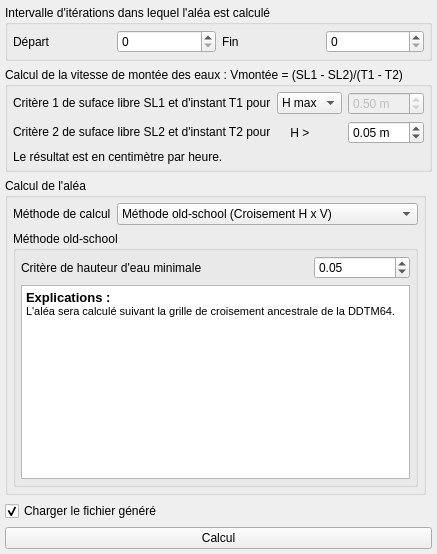
<?xml version="1.0" encoding="UTF-8"?>
<ui version="4.0">
 <class>Export_Alea</class>
 <widget class="QWidget" name="Export_Alea">
  <property name="geometry">
   <rect>
    <x>0</x>
    <y>0</y>
    <width>420</width>
    <height>550</height>
   </rect>
  </property>
  <property name="sizePolicy">
   <sizepolicy hsizetype="Minimum" vsizetype="Minimum">
    <horstretch>0</horstretch>
    <verstretch>0</verstretch>
   </sizepolicy>
  </property>
  <property name="maximumSize">
   <size>
    <width>16777215</width>
    <height>600</height>
   </size>
  </property>
  <property name="windowTitle">
   <string>Form</string>
  </property>
  <layout class="QGridLayout" name="gridLayout">
   <property name="leftMargin">
    <number>5</number>
   </property>
   <property name="topMargin">
    <number>5</number>
   </property>
   <property name="rightMargin">
    <number>5</number>
   </property>
   <property name="bottomMargin">
    <number>5</number>
   </property>
   <item row="5" column="0" colspan="2">
    <widget class="QPushButton" name="pushButton_alea_compute">
     <property name="text">
      <string>Calcul</string>
     </property>
     <property name="icon">
      <iconset>
       <normaloff>:/plugins/PostTelemac/icons/Play_48x48.png</normaloff>:/plugins/PostTelemac/icons/Play_48x48.png</iconset>
     </property>
    </widget>
   </item>
   <item row="4" column="0">
    <widget class="QCheckBox" name="checkBox_alea_loadSLF">
     <property name="enabled">
      <bool>true</bool>
     </property>
     <property name="text">
      <string>Charger le fichier généré</string>
     </property>
     <property name="checked">
      <bool>true</bool>
     </property>
    </widget>
   </item>
   <item row="0" column="0" colspan="2">
    <widget class="QGroupBox" name="groupBox_6">
     <property name="sizePolicy">
      <sizepolicy hsizetype="Preferred" vsizetype="Fixed">
       <horstretch>0</horstretch>
       <verstretch>0</verstretch>
      </sizepolicy>
     </property>
     <property name="title">
      <string>Intervalle d'itérations dans lequel l'aléa est calculé</string>
     </property>
     <layout class="QHBoxLayout" name="horizontalLayout_10">
      <property name="leftMargin">
       <number>5</number>
      </property>
      <property name="topMargin">
       <number>5</number>
      </property>
      <property name="rightMargin">
       <number>5</number>
      </property>
      <property name="bottomMargin">
       <number>5</number>
      </property>
      <item>
       <widget class="QLabel" name="label_34">
        <property name="text">
         <string>Départ</string>
        </property>
       </widget>
      </item>
      <item>
       <widget class="QSpinBox" name="spinBox_alea_start"/>
      </item>
      <item>
       <widget class="QLabel" name="label_35">
        <property name="sizePolicy">
         <sizepolicy hsizetype="Preferred" vsizetype="Minimum">
          <horstretch>0</horstretch>
          <verstretch>0</verstretch>
         </sizepolicy>
        </property>
        <property name="text">
         <string>Fin</string>
        </property>
       </widget>
      </item>
      <item>
       <widget class="QSpinBox" name="spinBox_alea_end"/>
      </item>
     </layout>
    </widget>
   </item>
   <item row="2" column="0">
    <widget class="QGroupBox" name="gridGroupBox">
     <property name="sizePolicy">
      <sizepolicy hsizetype="Minimum" vsizetype="Minimum">
       <horstretch>0</horstretch>
       <verstretch>0</verstretch>
      </sizepolicy>
     </property>
     <property name="title">
      <string>Calcul de l'aléa</string>
     </property>
     <layout class="QGridLayout" name="gridLayout_3">
      <property name="leftMargin">
       <number>5</number>
      </property>
      <property name="topMargin">
       <number>5</number>
      </property>
      <property name="rightMargin">
       <number>5</number>
      </property>
      <property name="bottomMargin">
       <number>5</number>
      </property>
      <item row="0" column="1">
       <widget class="QComboBox" name="comboBox_alea_calcul">
        <property name="sizePolicy">
         <sizepolicy hsizetype="MinimumExpanding" vsizetype="Fixed">
          <horstretch>0</horstretch>
          <verstretch>0</verstretch>
         </sizepolicy>
        </property>
        <item>
         <property name="text">
          <string>Méthode old-school (Croisement H x V)</string>
         </property>
        </item>
        <item>
         <property name="text">
          <string>Méthode pour les PPRI version décret 2019</string>
         </property>
        </item>
        <item>
         <property name="text">
          <string>Calcul des venues d'eau dangereuses pour EDD</string>
         </property>
        </item>
       </widget>
      </item>
      <item row="0" column="0">
       <widget class="QLabel" name="label_4">
        <property name="text">
         <string>Méthode de calcul</string>
        </property>
       </widget>
      </item>
      <item row="1" column="0" colspan="2">
       <layout class="QGridLayout" name="gridLayout_5">
        <item row="0" column="0">
         <widget class="QStackedWidget" name="stackedWidget">
          <property name="sizePolicy">
           <sizepolicy hsizetype="Minimum" vsizetype="Minimum">
            <horstretch>0</horstretch>
            <verstretch>0</verstretch>
           </sizepolicy>
          </property>
          <property name="currentIndex">
           <number>0</number>
          </property>
          <widget class="QWidget" name="page">
           <property name="sizePolicy">
            <sizepolicy hsizetype="Minimum" vsizetype="Minimum">
             <horstretch>0</horstretch>
             <verstretch>0</verstretch>
            </sizepolicy>
           </property>
           <layout class="QGridLayout" name="gridLayout_6">
            <property name="leftMargin">
             <number>0</number>
            </property>
            <property name="topMargin">
             <number>0</number>
            </property>
            <property name="rightMargin">
             <number>0</number>
            </property>
            <property name="bottomMargin">
             <number>0</number>
            </property>
            <item row="0" column="0">
             <widget class="QGroupBox" name="verticalGroupBox">
              <property name="sizePolicy">
               <sizepolicy hsizetype="Minimum" vsizetype="Minimum">
                <horstretch>0</horstretch>
                <verstretch>0</verstretch>
               </sizepolicy>
              </property>
              <property name="title">
               <string>Méthode old-school</string>
              </property>
              <layout class="QGridLayout" name="gridLayout_8" rowstretch="0,1" columnstretch="3,1">
               <property name="leftMargin">
                <number>5</number>
               </property>
               <property name="topMargin">
                <number>5</number>
               </property>
               <property name="rightMargin">
                <number>5</number>
               </property>
               <property name="bottomMargin">
                <number>5</number>
               </property>
               <item row="0" column="0">
                <widget class="QLabel" name="label_7">
                 <property name="sizePolicy">
                  <sizepolicy hsizetype="Preferred" vsizetype="Minimum">
                   <horstretch>0</horstretch>
                   <verstretch>0</verstretch>
                  </sizepolicy>
                 </property>
                 <property name="text">
                  <string>Critère de hauteur d'eau minimale</string>
                 </property>
                </widget>
               </item>
               <item row="0" column="1">
                <widget class="QDoubleSpinBox" name="doubleSpinBox_aleaclassique_Haleamin">
                 <property name="singleStep">
                  <double>0.050000000000000</double>
                 </property>
                 <property name="value">
                  <double>0.050000000000000</double>
                 </property>
                </widget>
               </item>
               <item row="1" column="0" colspan="2">
                <widget class="QTextBrowser" name="textBrowser">
                 <property name="sizePolicy">
                  <sizepolicy hsizetype="Minimum" vsizetype="Minimum">
                   <horstretch>0</horstretch>
                   <verstretch>0</verstretch>
                  </sizepolicy>
                 </property>
                 <property name="html">
                  <string>&lt;!DOCTYPE HTML PUBLIC &quot;-//W3C//DTD HTML 4.0//EN&quot; &quot;http://www.w3.org/TR/REC-html40/strict.dtd&quot;&gt;
&lt;html&gt;&lt;head&gt;&lt;meta name=&quot;qrichtext&quot; content=&quot;1&quot; /&gt;&lt;style type=&quot;text/css&quot;&gt;
p, li { white-space: pre-wrap; }
&lt;/style&gt;&lt;/head&gt;&lt;body style=&quot; font-family:'MS Shell Dlg 2'; font-size:8.25pt; font-weight:400; font-style:normal;&quot;&gt;
&lt;p style=&quot; margin-top:0px; margin-bottom:0px; margin-left:0px; margin-right:0px; -qt-block-indent:0; text-indent:0px;&quot;&gt;&lt;span style=&quot; font-size:10pt; font-weight:600;&quot;&gt;Explications :&lt;/span&gt;&lt;/p&gt;
&lt;p style=&quot; margin-top:0px; margin-bottom:0px; margin-left:0px; margin-right:0px; -qt-block-indent:0; text-indent:0px;&quot;&gt;L'aléa sera calculé suivant la grille de croisement ancestrale de la DDTM64.&lt;/p&gt;
&lt;p style=&quot; margin-top:0px; margin-bottom:0px; margin-left:0px; margin-right:0px; -qt-block-indent:0; text-indent:0px;&quot;&gt;&lt;img src=&quot;:/plugins/PostTelemac/icons/tools/Grille_alea.jpg&quot; /&gt;&lt;/p&gt;&lt;/body&gt;&lt;/html&gt;</string>
                 </property>
                </widget>
               </item>
              </layout>
             </widget>
            </item>
           </layout>
          </widget>
          <widget class="QWidget" name="page_2">
           <property name="sizePolicy">
            <sizepolicy hsizetype="Minimum" vsizetype="Minimum">
             <horstretch>0</horstretch>
             <verstretch>0</verstretch>
            </sizepolicy>
           </property>
           <layout class="QGridLayout" name="gridLayout_7">
            <property name="leftMargin">
             <number>0</number>
            </property>
            <property name="topMargin">
             <number>0</number>
            </property>
            <property name="rightMargin">
             <number>0</number>
            </property>
            <property name="bottomMargin">
             <number>0</number>
            </property>
            <property name="horizontalSpacing">
             <number>0</number>
            </property>
            <item row="0" column="0">
             <widget class="QGroupBox" name="gridGroupBox">
              <property name="sizePolicy">
               <sizepolicy hsizetype="Minimum" vsizetype="Minimum">
                <horstretch>0</horstretch>
                <verstretch>0</verstretch>
               </sizepolicy>
              </property>
              <property name="title">
               <string>Méthode pour PPRI version décret 2019</string>
              </property>
              <layout class="QGridLayout" name="gridLayout_4" rowstretch="0,0">
               <property name="leftMargin">
                <number>5</number>
               </property>
               <property name="topMargin">
                <number>5</number>
               </property>
               <property name="rightMargin">
                <number>5</number>
               </property>
               <property name="bottomMargin">
                <number>5</number>
               </property>
               <item row="0" column="0">
                <widget class="QLabel" name="label_5">
                 <property name="sizePolicy">
                  <sizepolicy hsizetype="Minimum" vsizetype="Minimum">
                   <horstretch>0</horstretch>
                   <verstretch>0</verstretch>
                  </sizepolicy>
                 </property>
                 <property name="text">
                  <string>Classe dynamique</string>
                 </property>
                </widget>
               </item>
               <item row="1" column="0" colspan="2">
                <widget class="QTextBrowser" name="textBrowser_2">
                 <property name="sizePolicy">
                  <sizepolicy hsizetype="Minimum" vsizetype="Minimum">
                   <horstretch>0</horstretch>
                   <verstretch>0</verstretch>
                  </sizepolicy>
                 </property>
                 <property name="html">
                  <string>&lt;!DOCTYPE HTML PUBLIC &quot;-//W3C//DTD HTML 4.0//EN&quot; &quot;http://www.w3.org/TR/REC-html40/strict.dtd&quot;&gt;
&lt;html&gt;&lt;head&gt;&lt;meta name=&quot;qrichtext&quot; content=&quot;1&quot; /&gt;&lt;style type=&quot;text/css&quot;&gt;
p, li { white-space: pre-wrap; }
&lt;/style&gt;&lt;/head&gt;&lt;body style=&quot; font-family:'MS Shell Dlg 2'; font-size:8.25pt; font-weight:400; font-style:normal;&quot;&gt;
&lt;p style=&quot; margin-top:0px; margin-bottom:0px; margin-left:0px; margin-right:0px; -qt-block-indent:0; text-indent:0px;&quot;&gt;Poul'instantpasfaitparcequ'onsaitpascommentfaireça&lt;/p&gt;&lt;/body&gt;&lt;/html&gt;</string>
                 </property>
                </widget>
               </item>
               <item row="0" column="1">
                <widget class="QLineEdit" name="lineEdit_classe_dyna">
                 <property name="sizePolicy">
                  <sizepolicy hsizetype="Expanding" vsizetype="Fixed">
                   <horstretch>0</horstretch>
                   <verstretch>0</verstretch>
                  </sizepolicy>
                 </property>
                 <property name="minimumSize">
                  <size>
                   <width>0</width>
                   <height>25</height>
                  </size>
                 </property>
                 <property name="text">
                  <string>classe1, classe2, classe3, c'estbeau</string>
                 </property>
                </widget>
               </item>
              </layout>
             </widget>
            </item>
           </layout>
          </widget>
          <widget class="QWidget" name="page_3">
           <property name="sizePolicy">
            <sizepolicy hsizetype="Minimum" vsizetype="Minimum">
             <horstretch>0</horstretch>
             <verstretch>0</verstretch>
            </sizepolicy>
           </property>
           <property name="minimumSize">
            <size>
             <width>0</width>
             <height>0</height>
            </size>
           </property>
           <property name="styleSheet">
            <string notr="true"/>
           </property>
           <layout class="QGridLayout" name="gridLayout_10">
            <property name="leftMargin">
             <number>0</number>
            </property>
            <property name="topMargin">
             <number>0</number>
            </property>
            <property name="rightMargin">
             <number>0</number>
            </property>
            <property name="bottomMargin">
             <number>0</number>
            </property>
            <item row="0" column="0">
             <widget class="QGroupBox" name="gridGroupBox">
              <property name="sizePolicy">
               <sizepolicy hsizetype="Minimum" vsizetype="Minimum">
                <horstretch>0</horstretch>
                <verstretch>0</verstretch>
               </sizepolicy>
              </property>
              <property name="title">
               <string>Venues d'eau dangereuses dans le cadre d'EDD</string>
              </property>
              <layout class="QGridLayout" name="gridLayout_9" columnstretch="3,1">
               <property name="leftMargin">
                <number>5</number>
               </property>
               <property name="topMargin">
                <number>5</number>
               </property>
               <property name="rightMargin">
                <number>5</number>
               </property>
               <property name="bottomMargin">
                <number>5</number>
               </property>
               <item row="0" column="0">
                <widget class="QLabel" name="label_8">
                 <property name="sizePolicy">
                  <sizepolicy hsizetype="Minimum" vsizetype="Minimum">
                   <horstretch>0</horstretch>
                   <verstretch>0</verstretch>
                  </sizepolicy>
                 </property>
                 <property name="text">
                  <string>Critère de hauteur d'eau minimale</string>
                 </property>
                </widget>
               </item>
               <item row="0" column="1">
                <widget class="QDoubleSpinBox" name="doubleSpinBox_venues_Haleamin">
                 <property name="singleStep">
                  <double>0.050000000000000</double>
                 </property>
                 <property name="value">
                  <double>0.050000000000000</double>
                 </property>
                </widget>
               </item>
               <item row="1" column="0" colspan="2">
                <widget class="QTextBrowser" name="textBrowser_3">
                 <property name="sizePolicy">
                  <sizepolicy hsizetype="Minimum" vsizetype="Minimum">
                   <horstretch>0</horstretch>
                   <verstretch>0</verstretch>
                  </sizepolicy>
                 </property>
                 <property name="html">
                  <string>&lt;!DOCTYPE HTML PUBLIC &quot;-//W3C//DTD HTML 4.0//EN&quot; &quot;http://www.w3.org/TR/REC-html40/strict.dtd&quot;&gt;
&lt;html&gt;&lt;head&gt;&lt;meta name=&quot;qrichtext&quot; content=&quot;1&quot; /&gt;&lt;style type=&quot;text/css&quot;&gt;
p, li { white-space: pre-wrap; }
&lt;/style&gt;&lt;/head&gt;&lt;body style=&quot; font-family:'MS Shell Dlg 2'; font-size:8.25pt; font-weight:400; font-style:normal;&quot;&gt;
&lt;p style=&quot; margin-top:0px; margin-bottom:0px; margin-left:0px; margin-right:0px; -qt-block-indent:0; text-indent:0px;&quot;&gt;&lt;span style=&quot; font-size:10pt; font-weight:600;&quot;&gt;Venues d'eau dangereuses selon l'arrêté du 7 avril 2017&lt;/span&gt;&lt;/p&gt;
&lt;p style=&quot;-qt-paragraph-type:empty; margin-top:0px; margin-bottom:0px; margin-left:0px; margin-right:0px; -qt-block-indent:0; text-indent:0px; font-weight:600;&quot;&gt;&lt;br /&gt;&lt;/p&gt;
&lt;p style=&quot; margin-top:0px; margin-bottom:0px; margin-left:0px; margin-right:0px; -qt-block-indent:0; text-indent:0px;&quot;&gt;&lt;span style=&quot; font-size:8pt;&quot;&gt;Dans le cas général, des cartes sont prévues pour chacun des aléas étudiés au 8 (&lt;/span&gt;&lt;span style=&quot; font-size:8pt; font-style:italic;&quot;&gt;Etude des risques de venues d’eau dans et en dehors de la zone protégée&lt;/span&gt;&lt;span style=&quot; font-size:8pt;&quot;&gt;). Elles représenteront, selon un code couleur approprié : &lt;/span&gt;&lt;/p&gt;
&lt;p style=&quot; margin-top:12px; margin-bottom:12px; margin-left:0px; margin-right:0px; -qt-block-indent:0; text-indent:0px;&quot;&gt;&lt;span style=&quot; font-size:8pt;&quot;&gt;1° - Les parties de territoires susceptibles d’être affectées par des &lt;/span&gt;&lt;span style=&quot; font-size:8pt; text-decoration: underline;&quot;&gt;venues d’eau non dangereuses ou modérément dangereuses&lt;/span&gt;&lt;span style=&quot; font-size:8pt;&quot;&gt; (respectivement calculées &lt;/span&gt;&lt;span style=&quot; font-size:8pt; font-weight:600;&quot;&gt;aléa 1&lt;/span&gt;&lt;span style=&quot; font-size:8pt;&quot;&gt; et &lt;/span&gt;&lt;span style=&quot; font-size:8pt; font-weight:600;&quot;&gt;aléa 2&lt;/span&gt;&lt;span style=&quot; font-size:8pt;&quot;&gt;) ; &lt;/span&gt;&lt;/p&gt;
&lt;p style=&quot; margin-top:12px; margin-bottom:12px; margin-left:0px; margin-right:0px; -qt-block-indent:0; text-indent:0px;&quot;&gt;&lt;span style=&quot; font-size:8pt;&quot;&gt;2° - Les parties de territoires susceptibles d’être affectées par des &lt;/span&gt;&lt;span style=&quot; font-size:8pt; text-decoration: underline;&quot;&gt;venues d’eau dangereuses&lt;/span&gt;&lt;span style=&quot; font-size:8pt;&quot;&gt;. Sont réputées dangereuses les venues d’eau telles que la hauteur d’eau atteint au moins 1 mètre ou le courant au moins 0,5 mètre par seconde (calculée &lt;/span&gt;&lt;span style=&quot; font-size:8pt; font-weight:600;&quot;&gt;aléa 3&lt;/span&gt;&lt;span style=&quot; font-size:8pt;&quot;&gt;) ; &lt;/span&gt;&lt;/p&gt;
&lt;p style=&quot; margin-top:12px; margin-bottom:12px; margin-left:0px; margin-right:0px; -qt-block-indent:0; text-indent:0px;&quot;&gt;&lt;span style=&quot; font-size:8pt;&quot;&gt;3° - Les parties de territoires où les &lt;/span&gt;&lt;span style=&quot; font-size:8pt; text-decoration: underline;&quot;&gt;venues d’eau peuvent être particulièrement dangereuses&lt;/span&gt;&lt;span style=&quot; font-size:8pt;&quot;&gt; en raison de l’existence de points bas ou d’un effet cuvette ou de l’existence d’une zone de dissipation d’énergie importante (calculée &lt;/span&gt;&lt;span style=&quot; font-size:8pt; font-weight:600;&quot;&gt;aléa 4&lt;/span&gt;&lt;span style=&quot; font-size:8pt;&quot;&gt;).&lt;/span&gt;&lt;/p&gt;&lt;/body&gt;&lt;/html&gt;</string>
                 </property>
                </widget>
               </item>
              </layout>
             </widget>
            </item>
           </layout>
          </widget>
         </widget>
        </item>
       </layout>
      </item>
     </layout>
    </widget>
   </item>
   <item row="1" column="0" colspan="2">
    <widget class="QGroupBox" name="groupBox_Vmontee">
     <property name="sizePolicy">
      <sizepolicy hsizetype="Preferred" vsizetype="Fixed">
       <horstretch>0</horstretch>
       <verstretch>0</verstretch>
      </sizepolicy>
     </property>
     <property name="title">
      <string>Calcul de la vitesse de montée des eaux : Vmontée = (SL1 - SL2)/(T1 - T2)</string>
     </property>
     <layout class="QGridLayout" name="gridLayout_2" columnstretch="3,0,1,0">
      <property name="leftMargin">
       <number>5</number>
      </property>
      <property name="topMargin">
       <number>5</number>
      </property>
      <property name="rightMargin">
       <number>5</number>
      </property>
      <property name="bottomMargin">
       <number>5</number>
      </property>
      <item row="0" column="1">
       <widget class="QComboBox" name="comboBox_alea_Vmontee">
        <item>
         <property name="text">
          <string>H max</string>
         </property>
        </item>
        <item>
         <property name="text">
          <string>H &gt;</string>
         </property>
        </item>
       </widget>
      </item>
      <item row="1" column="0">
       <widget class="QLabel" name="label_2">
        <property name="sizePolicy">
         <sizepolicy hsizetype="Preferred" vsizetype="Fixed">
          <horstretch>0</horstretch>
          <verstretch>0</verstretch>
         </sizepolicy>
        </property>
        <property name="minimumSize">
         <size>
          <width>0</width>
          <height>20</height>
         </size>
        </property>
        <property name="text">
         <string>Critère 2 de suface libre SL2 et d'instant T2 pour</string>
        </property>
       </widget>
      </item>
      <item row="1" column="1">
       <widget class="QLabel" name="label_3">
        <property name="text">
         <string>    H &gt; </string>
        </property>
        <property name="margin">
         <number>5</number>
        </property>
       </widget>
      </item>
      <item row="2" column="0">
       <widget class="QLabel" name="label_6">
        <property name="text">
         <string>Le résultat est en centimètre par heure.</string>
        </property>
       </widget>
      </item>
      <item row="0" column="0">
       <widget class="QLabel" name="label">
        <property name="sizePolicy">
         <sizepolicy hsizetype="Preferred" vsizetype="Fixed">
          <horstretch>0</horstretch>
          <verstretch>0</verstretch>
         </sizepolicy>
        </property>
        <property name="minimumSize">
         <size>
          <width>0</width>
          <height>20</height>
         </size>
        </property>
        <property name="text">
         <string>Critère 1 de suface libre SL1 et d'instant T1 pour</string>
        </property>
       </widget>
      </item>
      <item row="1" column="2">
       <widget class="QgsDoubleSpinBox" name="doubleSpinBox_alea_H2">
        <property name="suffix">
         <string> m</string>
        </property>
        <property name="singleStep">
         <double>0.100000000000000</double>
        </property>
        <property name="stepType">
         <enum>QAbstractSpinBox::AdaptiveDecimalStepType</enum>
        </property>
        <property name="value">
         <double>0.050000000000000</double>
        </property>
        <property name="showClearButton">
         <bool>true</bool>
        </property>
        <property name="clearValue">
         <bool>true</bool>
        </property>
        <property name="expressionsEnabled">
         <bool>false</bool>
        </property>
       </widget>
      </item>
      <item row="0" column="2">
       <widget class="QgsDoubleSpinBox" name="doubleSpinBox_alea_H1">
        <property name="enabled">
         <bool>false</bool>
        </property>
        <property name="suffix">
         <string> m</string>
        </property>
        <property name="minimum">
         <double>0.050000000000000</double>
        </property>
        <property name="singleStep">
         <double>0.100000000000000</double>
        </property>
        <property name="value">
         <double>0.500000000000000</double>
        </property>
        <property name="expressionsEnabled">
         <bool>false</bool>
        </property>
       </widget>
      </item>
     </layout>
    </widget>
   </item>
  </layout>
 </widget>
 <customwidgets>
  <customwidget>
   <class>QgsDoubleSpinBox</class>
   <extends>QDoubleSpinBox</extends>
   <header>qgsdoublespinbox.h</header>
  </customwidget>
 </customwidgets>
 <resources/>
 <connections/>
</ui>
